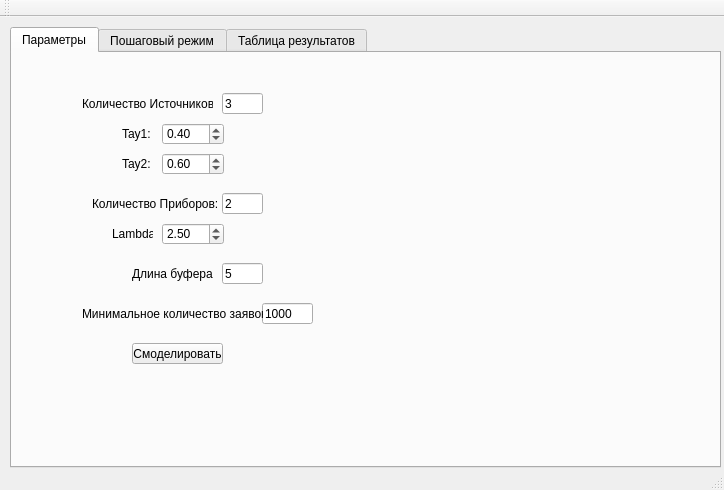
<?xml version="1.0" encoding="UTF-8"?>
<ui version="4.0">
 <class>MainWindow</class>
 <widget class="QMainWindow" name="MainWindow">
  <property name="geometry">
   <rect>
    <x>0</x>
    <y>0</y>
    <width>724</width>
    <height>490</height>
   </rect>
  </property>
  <property name="windowTitle">
   <string>MainWindow</string>
  </property>
  <widget class="QWidget" name="centralWidget">
   <widget class="QTabWidget" name="tabWidget">
    <property name="geometry">
     <rect>
      <x>10</x>
      <y>10</y>
      <width>711</width>
      <height>441</height>
     </rect>
    </property>
    <property name="tabPosition">
     <enum>QTabWidget::North</enum>
    </property>
    <property name="tabShape">
     <enum>QTabWidget::Rounded</enum>
    </property>
    <property name="currentIndex">
     <number>0</number>
    </property>
    <property name="iconSize">
     <size>
      <width>16</width>
      <height>16</height>
     </size>
    </property>
    <widget class="QWidget" name="tab">
     <attribute name="title">
      <string>Параметры</string>
     </attribute>
     <widget class="QLineEdit" name="n_buf_edit">
      <property name="geometry">
       <rect>
        <x>210</x>
        <y>210</y>
        <width>41</width>
        <height>21</height>
       </rect>
      </property>
      <property name="text">
       <string>5</string>
      </property>
     </widget>
     <widget class="QLineEdit" name="n_ist_edit">
      <property name="geometry">
       <rect>
        <x>210</x>
        <y>40</y>
        <width>41</width>
        <height>21</height>
       </rect>
      </property>
      <property name="text">
       <string>3</string>
      </property>
      <property name="alignment">
       <set>Qt::AlignLeading|Qt::AlignLeft|Qt::AlignVCenter</set>
      </property>
     </widget>
     <widget class="QDoubleSpinBox" name="tay1_spin">
      <property name="geometry">
       <rect>
        <x>150</x>
        <y>70</y>
        <width>62</width>
        <height>22</height>
       </rect>
      </property>
      <property name="singleStep">
       <double>0.100000000000000</double>
      </property>
      <property name="value">
       <double>0.400000000000000</double>
      </property>
     </widget>
     <widget class="QLabel" name="label_3">
      <property name="geometry">
       <rect>
        <x>80</x>
        <y>140</y>
        <width>131</width>
        <height>21</height>
       </rect>
      </property>
      <property name="text">
       <string>Количество Приборов:</string>
      </property>
     </widget>
     <widget class="QLabel" name="label_2">
      <property name="geometry">
       <rect>
        <x>110</x>
        <y>70</y>
        <width>31</width>
        <height>21</height>
       </rect>
      </property>
      <property name="text">
       <string>Tay1:</string>
      </property>
     </widget>
     <widget class="QLabel" name="label_5">
      <property name="geometry">
       <rect>
        <x>110</x>
        <y>100</y>
        <width>31</width>
        <height>21</height>
       </rect>
      </property>
      <property name="text">
       <string>Tay2:</string>
      </property>
     </widget>
     <widget class="QLineEdit" name="kmin_edit">
      <property name="geometry">
       <rect>
        <x>250</x>
        <y>250</y>
        <width>51</width>
        <height>21</height>
       </rect>
      </property>
      <property name="text">
       <string>1000</string>
      </property>
     </widget>
     <widget class="QLabel" name="label">
      <property name="geometry">
       <rect>
        <x>70</x>
        <y>40</y>
        <width>131</width>
        <height>21</height>
       </rect>
      </property>
      <property name="text">
       <string>Количество Источников:</string>
      </property>
     </widget>
     <widget class="QLabel" name="label_4">
      <property name="geometry">
       <rect>
        <x>120</x>
        <y>210</y>
        <width>81</width>
        <height>21</height>
       </rect>
      </property>
      <property name="text">
       <string>Длина буфера:</string>
      </property>
     </widget>
     <widget class="QLabel" name="label_6">
      <property name="geometry">
       <rect>
        <x>100</x>
        <y>170</y>
        <width>41</width>
        <height>21</height>
       </rect>
      </property>
      <property name="text">
       <string>Lambda:</string>
      </property>
     </widget>
     <widget class="QLineEdit" name="n_prib_edit">
      <property name="geometry">
       <rect>
        <x>210</x>
        <y>140</y>
        <width>41</width>
        <height>21</height>
       </rect>
      </property>
      <property name="text">
       <string>2</string>
      </property>
     </widget>
     <widget class="QLabel" name="label_7">
      <property name="geometry">
       <rect>
        <x>70</x>
        <y>250</y>
        <width>181</width>
        <height>21</height>
       </rect>
      </property>
      <property name="text">
       <string>Минимальное количество заявок</string>
      </property>
     </widget>
     <widget class="QDoubleSpinBox" name="tay2_spin">
      <property name="geometry">
       <rect>
        <x>150</x>
        <y>100</y>
        <width>62</width>
        <height>22</height>
       </rect>
      </property>
      <property name="singleStep">
       <double>0.100000000000000</double>
      </property>
      <property name="value">
       <double>0.600000000000000</double>
      </property>
     </widget>
     <widget class="QDoubleSpinBox" name="lambda_spin">
      <property name="geometry">
       <rect>
        <x>150</x>
        <y>170</y>
        <width>62</width>
        <height>22</height>
       </rect>
      </property>
      <property name="singleStep">
       <double>0.100000000000000</double>
      </property>
      <property name="value">
       <double>2.500000000000000</double>
      </property>
     </widget>
     <widget class="QPushButton" name="modulateButton">
      <property name="geometry">
       <rect>
        <x>120</x>
        <y>290</y>
        <width>91</width>
        <height>21</height>
       </rect>
      </property>
      <property name="text">
       <string>Смоделировать</string>
      </property>
     </widget>
    </widget>
    <widget class="QWidget" name="tab_2">
     <attribute name="title">
      <string>Пошаговый режим</string>
     </attribute>
     <widget class="QTableWidget" name="eventTable">
      <property name="geometry">
       <rect>
        <x>10</x>
        <y>10</y>
        <width>391</width>
        <height>391</height>
       </rect>
      </property>
      <attribute name="horizontalHeaderDefaultSectionSize">
       <number>70</number>
      </attribute>
      <column>
       <property name="text">
        <string>Событие</string>
       </property>
      </column>
      <column>
       <property name="text">
        <string>ID Заявка</string>
       </property>
      </column>
      <column>
       <property name="text">
        <string>Время</string>
       </property>
      </column>
      <column>
       <property name="text">
        <string>Заявок</string>
       </property>
      </column>
      <column>
       <property name="text">
        <string>Отказов</string>
       </property>
      </column>
     </widget>
     <widget class="QTableWidget" name="priborTable">
      <property name="geometry">
       <rect>
        <x>420</x>
        <y>30</y>
        <width>271</width>
        <height>151</height>
       </rect>
      </property>
      <attribute name="horizontalHeaderDefaultSectionSize">
       <number>60</number>
      </attribute>
      <column>
       <property name="text">
        <string>No прибора</string>
       </property>
      </column>
      <column>
       <property name="text">
        <string>время освобожд.</string>
       </property>
      </column>
      <column>
       <property name="text">
        <string>источник</string>
       </property>
      </column>
      <column>
       <property name="text">
        <string>ID</string>
       </property>
      </column>
     </widget>
     <widget class="QLabel" name="label_15">
      <property name="geometry">
       <rect>
        <x>420</x>
        <y>10</y>
        <width>47</width>
        <height>13</height>
       </rect>
      </property>
      <property name="text">
       <string>Приборы</string>
      </property>
     </widget>
     <widget class="QLabel" name="label_16">
      <property name="geometry">
       <rect>
        <x>420</x>
        <y>190</y>
        <width>47</width>
        <height>13</height>
       </rect>
      </property>
      <property name="text">
       <string>Буфер</string>
      </property>
     </widget>
     <widget class="QTableWidget" name="bufferTable">
      <property name="geometry">
       <rect>
        <x>420</x>
        <y>210</y>
        <width>271</width>
        <height>161</height>
       </rect>
      </property>
      <attribute name="horizontalHeaderDefaultSectionSize">
       <number>60</number>
      </attribute>
      <column>
       <property name="text">
        <string>позиция</string>
       </property>
      </column>
      <column>
       <property name="text">
        <string>время поступления</string>
       </property>
      </column>
      <column>
       <property name="text">
        <string>источник</string>
       </property>
      </column>
      <column>
       <property name="text">
        <string>ID</string>
       </property>
      </column>
     </widget>
     <widget class="QPushButton" name="nextStepButton">
      <property name="geometry">
       <rect>
        <x>500</x>
        <y>380</y>
        <width>111</width>
        <height>23</height>
       </rect>
      </property>
      <property name="text">
       <string>Следующий шаг</string>
      </property>
     </widget>
    </widget>
    <widget class="QWidget" name="tab_3">
     <attribute name="title">
      <string>Таблица результатов</string>
     </attribute>
     <widget class="QTableWidget" name="tableWidget">
      <property name="enabled">
       <bool>true</bool>
      </property>
      <property name="geometry">
       <rect>
        <x>10</x>
        <y>10</y>
        <width>521</width>
        <height>211</height>
       </rect>
      </property>
      <property name="sizePolicy">
       <sizepolicy hsizetype="Expanding" vsizetype="Expanding">
        <horstretch>0</horstretch>
        <verstretch>0</verstretch>
       </sizepolicy>
      </property>
      <property name="maximumSize">
       <size>
        <width>600</width>
        <height>16777215</height>
       </size>
      </property>
      <property name="frameShape">
       <enum>QFrame::StyledPanel</enum>
      </property>
      <property name="sizeAdjustPolicy">
       <enum>QAbstractScrollArea::AdjustIgnored</enum>
      </property>
      <attribute name="horizontalHeaderCascadingSectionResizes">
       <bool>false</bool>
      </attribute>
      <attribute name="horizontalHeaderDefaultSectionSize">
       <number>50</number>
      </attribute>
      <attribute name="horizontalHeaderMinimumSectionSize">
       <number>20</number>
      </attribute>
      <attribute name="horizontalHeaderStretchLastSection">
       <bool>false</bool>
      </attribute>
      <attribute name="verticalHeaderDefaultSectionSize">
       <number>30</number>
      </attribute>
      <attribute name="verticalHeaderStretchLastSection">
       <bool>false</bool>
      </attribute>
      <column>
       <property name="text">
        <string>№ источника</string>
       </property>
      </column>
      <column>
       <property name="text">
        <string>количество заявок</string>
       </property>
       <property name="font">
        <font>
         <weight>50</weight>
         <bold>false</bold>
        </font>
       </property>
      </column>
      <column>
       <property name="text">
        <string>Pотк</string>
       </property>
      </column>
      <column>
       <property name="text">
        <string>Тпреб</string>
       </property>
      </column>
      <column>
       <property name="text">
        <string>Тбуф</string>
       </property>
      </column>
      <column>
       <property name="text">
        <string>Тобсл</string>
       </property>
      </column>
      <column>
       <property name="text">
        <string>Дбуф</string>
       </property>
      </column>
      <column>
       <property name="text">
        <string>Добсл</string>
       </property>
      </column>
     </widget>
     <widget class="QTableWidget" name="tableWidget_2">
      <property name="geometry">
       <rect>
        <x>10</x>
        <y>240</y>
        <width>521</width>
        <height>161</height>
       </rect>
      </property>
      <column>
       <property name="text">
        <string>№ прибора</string>
       </property>
      </column>
      <column>
       <property name="text">
        <string>Коэффициент использования</string>
       </property>
      </column>
     </widget>
    </widget>
   </widget>
  </widget>
  <widget class="QMenuBar" name="menuBar">
   <property name="geometry">
    <rect>
     <x>0</x>
     <y>0</y>
     <width>724</width>
     <height>21</height>
    </rect>
   </property>
  </widget>
  <widget class="QToolBar" name="mainToolBar">
   <attribute name="toolBarArea">
    <enum>TopToolBarArea</enum>
   </attribute>
   <attribute name="toolBarBreak">
    <bool>false</bool>
   </attribute>
  </widget>
  <widget class="QStatusBar" name="statusBar"/>
 </widget>
 <layoutdefault spacing="6" margin="11"/>
 <resources/>
 <connections/>
</ui>
